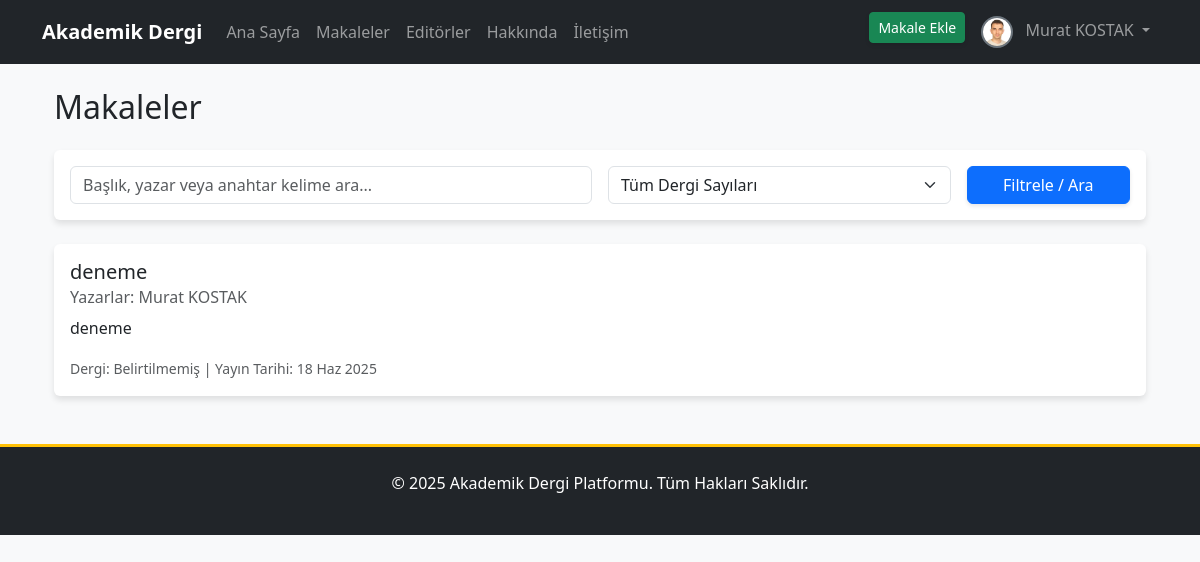
Page /articles/ (signed in) on the earlier database version.
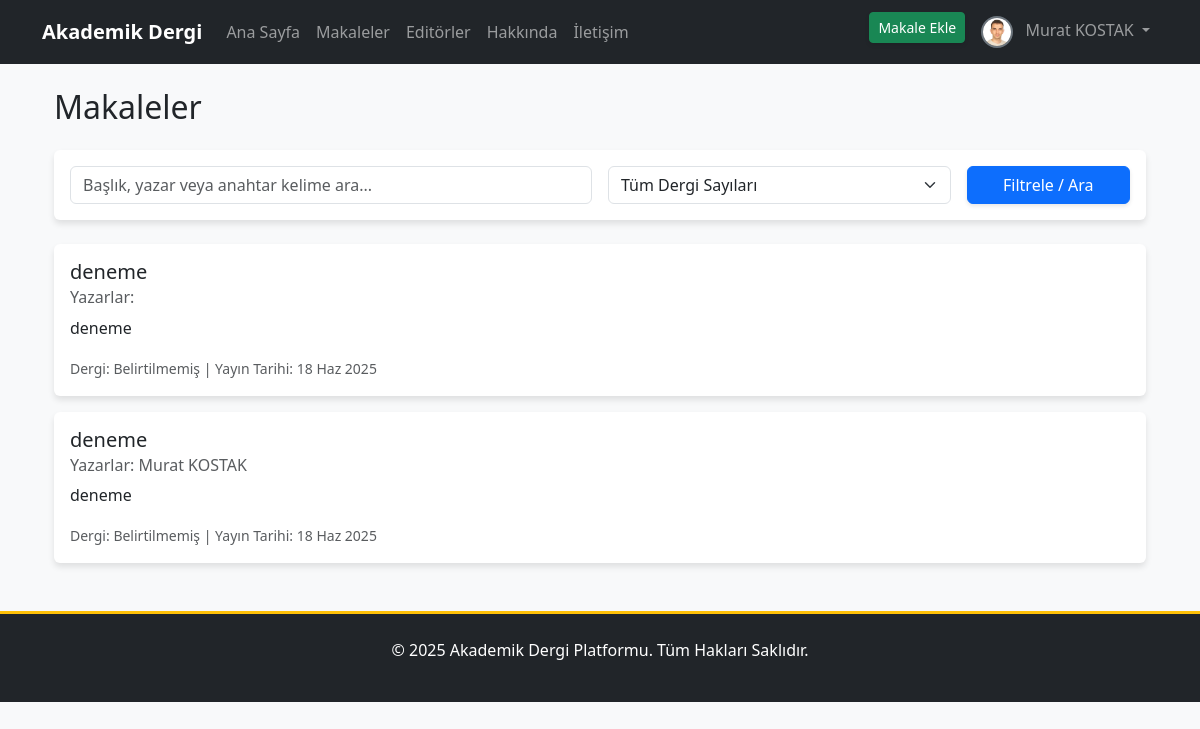
Same page on the later database version.
### apps/users/models.py (models this page shows, shortened)
class User(AbstractUser):
    email = models.EmailField(unique=True, verbose_name="E-posta Adresi")
    biyografi = models.TextField(blank=True, null=True, verbose_name="Biyografi")
    profile_resmi = models.ImageField(
        upload_to=profile_pic_path,
        default='profile_pics/default.png',
        verbose_name="Profil Resmi"
    )
    resume = models.FileField(
        upload_to=resume_path,
        blank=True,
        null=True,
        verbose_name="Özgeçmiş (PDF)"
    )
    is_editor = models.BooleanField(default=False, verbose_name="Editör Yetkisi")
    goster_editorler_sayfasinda = models.BooleanField(
        default=False,
        verbose_name="Editörler Sayfasında Gösterilsin mi?"
    )
    def get_full_name(self):
        return f"{self.first_name} {self.last_name}".strip()

### apps/articles/models.py (models this page shows, shortened)
class Makale(models.Model):
    baslik = models.CharField(max_length=255, verbose_name="Başlık")
    slug = models.SlugField(max_length=255, unique=True, blank=True, help_text="Bu alan otomatik oluşturulur.")
    aciklama = models.TextField(verbose_name="Açıklama/Özet")
    pdf_dosyasi = models.FileField(upload_to=article_pdf_path, verbose_name="PDF Dosyası")
    anahtar_kelimeler = models.CharField(max_length=255, verbose_name="Anahtar Kelimeler", help_text="Kelimeleri virgül (,) ile ayırınız.")
    yazarlar = models.ManyToManyField(settings.AUTH_USER_MODEL, related_name='makaleler', verbose_name="Yazarlar")
    dergi_sayisi = models.ForeignKey(DergiSayisi, on_delete=models.SET_NULL, null=True, blank=True, related_name='makaleler', verbose_name="Dergi Sayısı")
    admin_notu = models.TextField(blank=True, null=True, verbose_name="Editör/Admin Notu")
    goruntulenme_sayisi = models.PositiveIntegerField(default=0, verbose_name="Görüntülenme Sayısı")
    goster_makaleler_sayfasinda = models.BooleanField(default=False, verbose_name="Yayında mı?")
    olusturulma_tarihi = models.DateTimeField(auto_now_add=True)
    guncellenme_tarihi = models.DateTimeField(auto_now=True)
    admin_notu_okundu = models.BooleanField(default=True)
    class Meta:
        verbose_name = "Makale"
        verbose_name_plural = "Makaleler"
        ordering = ['-olusturulma_tarihi']
    def get_yazarlar_display(self):
        return ", ".join([user.get_full_name() for user in self.yazarlar.all()])

### apps/articles/views.py (the view, shortened to what this page needs)
# urls.py: path('', MakaleListView.as_view(), name='makale_list'),
class MakaleListView(ListView):
    model = Makale
    template_name = 'articles/makale_list.html'
    context_object_name = 'makaleler'
    paginate_by = 10
    def get_queryset(self):
        queryset = Makale.objects.filter(goster_makaleler_sayfasinda=True)
        dergi_no = self.request.GET.get('dergi')
        query = self.request.GET.get('q')
        if dergi_no:
            queryset = queryset.filter(dergi_sayisi__id=dergi_no)
        return queryset
    def get_context_data(self, **kwargs):
        context = super().get_context_data(**kwargs)
        context['dergi_sayilari'] = DergiSayisi.objects.all()
        return context

### apps/core/context_processors.py (called while the page is built)
def notification_context(request):
    if not request.user.is_authenticated:
        return {}
    context = {
        'unread_messages_count': 0,
        'draft_articles_count': 0,
        'unread_notes_count': 0,
    }
    user = request.user
    if user.is_superuser:
        context['unread_messages_count'] = IletisimFormu.objects.filter(cevaplandi=False).count()
    if user.is_superuser or user.is_editor:
        context['draft_articles_count'] = Makale.objects.filter(goster_makaleler_sayfasinda=False).count()
    context['unread_notes_count'] = Makale.objects.filter(
        yazarlar=user,
        admin_notu_okundu=False
    ).exclude(admin_notu__isnull=True).exclude(admin_notu__exact='').count()
    return context

### templates/articles/makale_list.html (shortened to what this page needs)
{% extends 'base.html' %}
{% block content %}
<div class="container mt-4">
    <h2 class="mb-4">Makaleler</h2>
    <div class="card card-body mb-4">
        <form method="get" class="row g-3 align-items-center">
            <div class="col-md-6">
                <input type="text" name="q" class="form-control" placeholder="Başlık, yazar veya anahtar kelime ara..." value="{{ request.GET.q }}">
            </div>
            <div class="col-md-4">
                <select name="dergi" class="form-select">
                    <option value="">Tüm Dergi Sayıları</option>
                </select>
            </div>
            <div class="col-md-2 d-grid">
                <button type="submit" class="btn btn-primary">Filtrele / Ara</button>
            </div>
        </form>
    </div>
    {% for makale in makaleler %}
    <div class="card mb-3">
        <div class="card-body">
            <h5 class="card-title"><a href="{% url 'makale_detail' makale.slug %}" class="text-decoration-none">{{ makale.baslik }}</a></h5>
            <h6 class="card-subtitle mb-2 text-muted">
                Yazarlar: {{ makale.get_yazarlar_display }}
            </h6>
            <p class="card-text">{{ makale.aciklama|truncatewords:40 }}</p>
            <small class="text-muted">Dergi: {{ makale.dergi_sayisi.sayi|default:"Belirtilmemiş" }} | Yayın Tarihi: {{ makale.olusturulma_tarihi|date:"d M Y" }}</small>
        </div>
    </div>
    {% empty %}
    <p class="text-center">Gösterilecek makale bulunamadı.</p>
    {% endfor %}
</div>
{% endblock %}

### templates/base.html (shortened to what this page needs)
{% load static %}
<!DOCTYPE html>
<html lang="tr">
<head>
    <link href="https://cdn.jsdelivr.net/npm/bootstrap@5.3.3/dist/css/bootstrap.min.css" rel="stylesheet">
    <link rel="stylesheet" href="https://cdn.jsdelivr.net/npm/bootstrap-icons@1.11.3/font/bootstrap-icons.min.css">
    <link rel="stylesheet" href="{% static 'css/style.css' %}">
</head>
<body>
    {% include 'partials/_navbar.html' %}
    <main class="container mt-4">
        {% block content %}
        {% endblock %}
    </main>
    {% include 'partials/_footer.html' %}
</body>
</html>

### templates/partials/_navbar.html (shortened to what this page needs)
<nav class="navbar navbar-expand-lg navbar-dark bg-dark">
    <div class="container">
        <a class="navbar-brand" href="{% url 'anasayfa' %}">Akademik Dergi</a>
        <div class="collapse navbar-collapse" id="navbarNav">
            <ul class="navbar-nav me-auto mb-2 mb-lg-0">
                <li class="nav-item"><a class="nav-link" href="{% url 'anasayfa' %}">Ana Sayfa</a></li>
                <li class="nav-item"><a class="nav-link" href="{% url 'makale_list' %}">Makaleler</a></li>
                <li class="nav-item"><a class="nav-link" href="{% url 'editorler' %}">Editörler</a></li>
                <li class="nav-item"><a class="nav-link" href="{% url 'hakkinda' %}">Hakkında</a></li>
                <li class="nav-item"><a class="nav-link" href="{% url 'iletisim' %}">İletişim</a></li>
            </ul>
            <ul class="navbar-nav ms-auto">
                {% if user.is_authenticated %}
                    <li class="nav-item"><a href="{% url 'makale_ekle' %}" class="btn btn-success btn-sm me-2 mt-1">Makale Ekle</a></li>
                    <li class="nav-item dropdown">
                        <a class="nav-link dropdown-toggle" href="#" id="navbarDropdown" role="button" data-bs-toggle="dropdown" aria-expanded="false">
                            <img src="{{ user.profile_resmi.url }}" alt="{{ user.username }}" class="rounded-circle me-2" style="width:32px; height:32px; object-fit:cover;">
                            {{ user.get_full_name|default:user.username }}
                        </a>
                    </li>
                {% endif %}
            </ul>
        </div>
    </div>
</nav>

### templates/partials/_footer.html
<footer class="bg-dark text-white text-center p-4 mt-5">
    <div class="container">
        <p>&copy; {% now "Y" %} Akademik Dergi Platformu. Tüm Hakları Saklıdır.</p>
    </div>
</footer>

### static/css/style.css (style rules this page uses)
body { font-family: 'Segoe UI', Roboto, 'Helvetica Neue', Arial, sans-serif; background-color: #f8f9fa; transition: background-color 0.3s; }
.navbar-dark .navbar-nav .nav-link { transition: color 0.2s ease-in-out; }
.navbar-brand { font-weight: bold; }
.navbar .dropdown-toggle img { border: 2px solid #6c757d; transition: transform 0.2s; }
.btn { transition: all 0.3s ease; box-shadow: 0 2px 4px rgba(0,0,0,0.1); }
.card { transition: transform 0.3s ease, box-shadow 0.3s ease; border: none; box-shadow: 0 4px 6px rgba(0,0,0,0.1); }
.card-title a { color: #212529; text-decoration: none; transition: color 0.2s; }
footer { border-top: 3px solid #ffc107; }

Differences in the rows shown:
added Makale: baslik "deneme", aciklama "deneme", dergi_sayisi.sayi "Belirtilmemiş", olusturulma_tarihi "18 Haz 2025"
